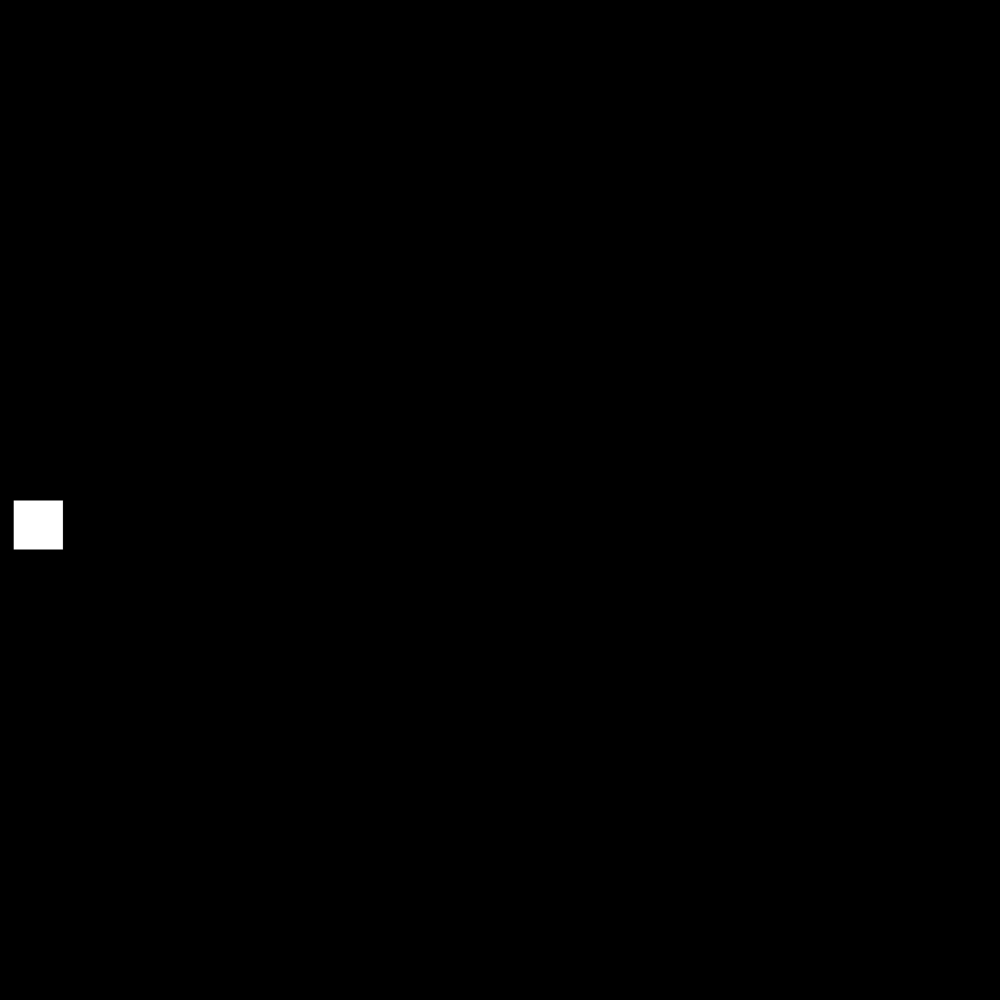
Frame 1 (no input)
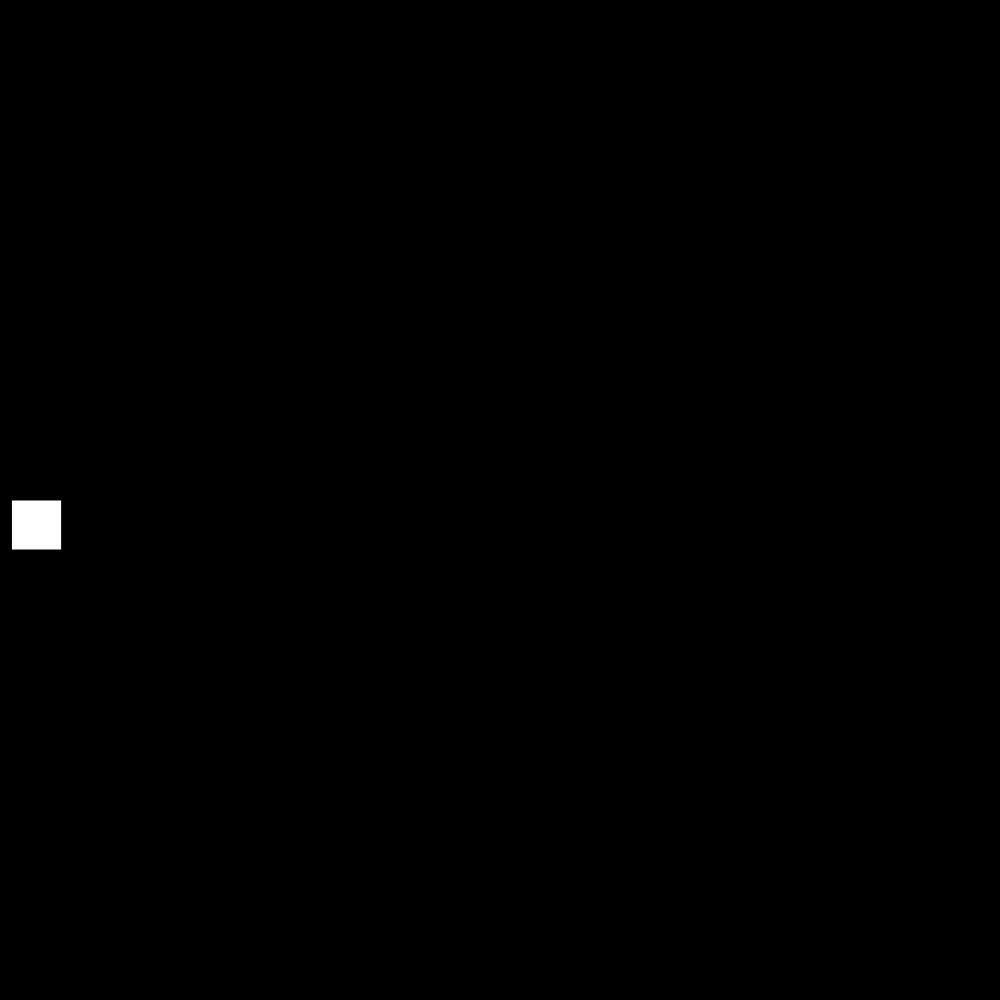
Frame 60 (no input)
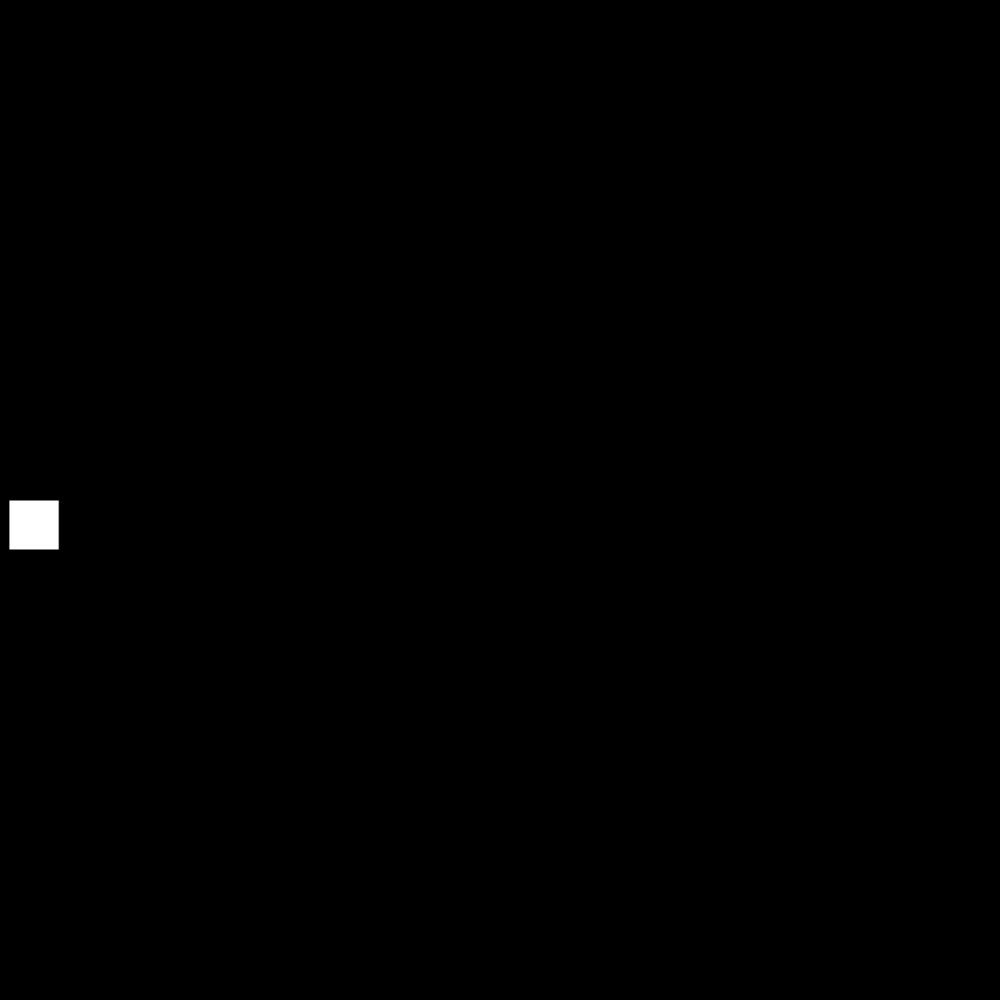
Frame 120 (the mouse pressed at the canvas centre since frame 60)

The p5.js sketch that drew these frames (run headless with seeded random() and noise() and a simulated clock; from frame 60 on, the mouse is pressed at the canvas centre):

// p5.js sketch
// ── sketch.js
//Name

var xoff = 0; 

var x, y; 

function setup() {
    createCanvas(1000, 1000);

    background (0); 
  }
  
  function draw() {

    background (0); 

    x = noise(xoff)*20; 
    square (x, height/2, 50); 
    xoff++; 
  }
